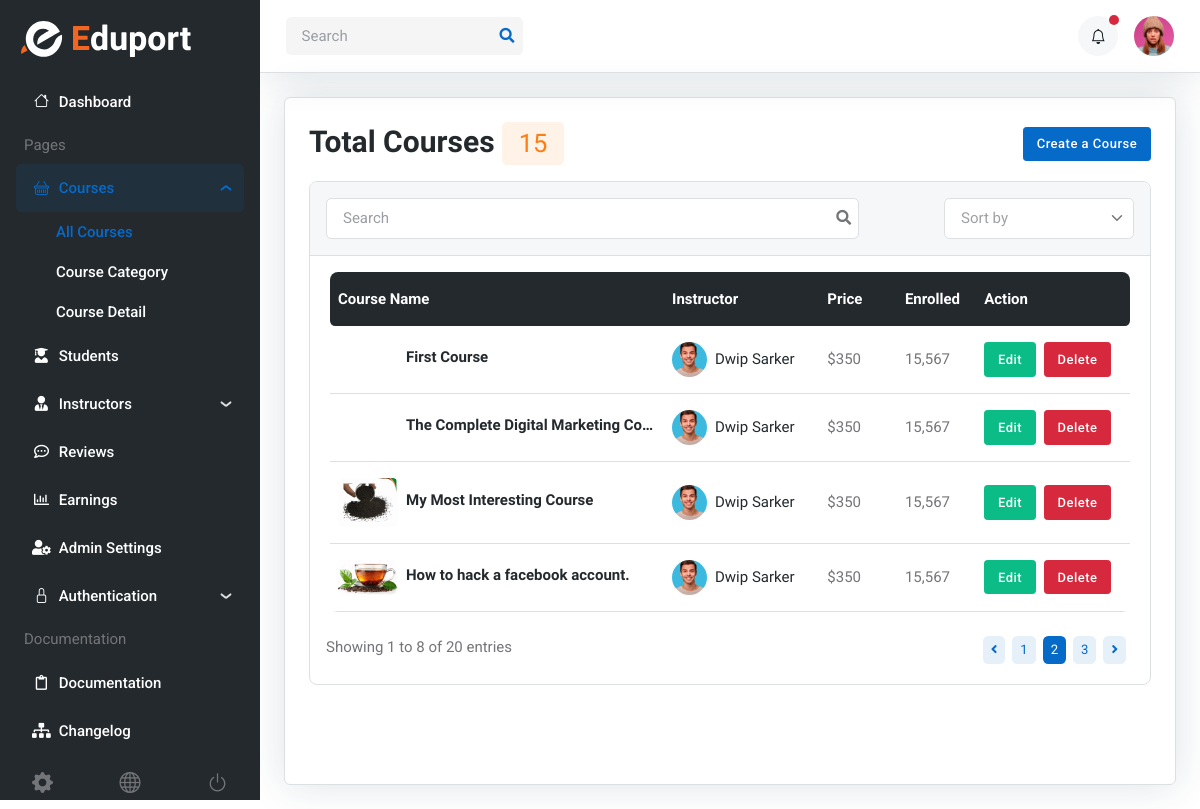
/admin/all_courses.php, run on an earlier commit of the app's database.
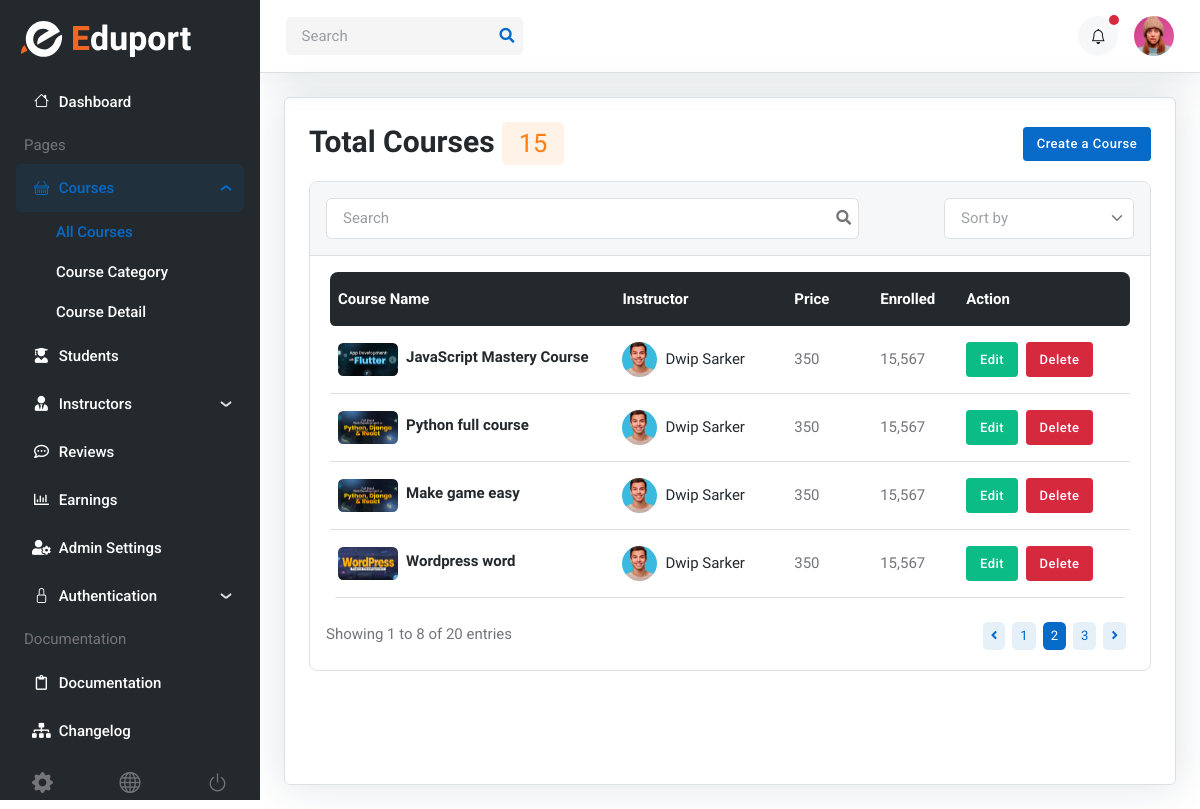
And on a later commit of the database.
### tables this page shows
CREATE TABLE `courses` (
  `id` bigint(20) NOT NULL,
  `title` varchar(255) NOT NULL,
  `short_desc` text NOT NULL,
  `description` text NOT NULL,
  `thumbnail` varchar(255) NOT NULL,
  `duration` varchar(255) NOT NULL,
  `instructor` int(11) NOT NULL,
  `price` varchar(255) NOT NULL,
  `created_at` datetime NOT NULL DEFAULT current_timestamp(),
  `updated_at` datetime NOT NULL DEFAULT current_timestamp() ON UPDATE current_timestamp()
);

### includes/get_courses.php (called while the page is built, shortened)
<?php
function get_courses($conn)
{
  $sql = "SELECT * FROM courses";
  if ($result = $conn->query($sql)) {
    $courses = [];
    while ($row = $result->fetch_assoc()) {
      $courses[] = $row;
    }
    return $courses;
  } else {
    echo "Error: " . $conn->error;
    return [];
  }
}

### admin/all_courses.php (the view, shortened to what this page needs)
<?php
include('../includes/db.php');
include('../includes/get_courses.php');
?>
<div class="page-content-wrapper border">
  <div class="row mb-3">
    <div class="col-12 d-sm-flex justify-content-between align-items-center">
      <h1 class="h3 mb-2 mb-sm-0">Total Courses <span class="badge bg-orange bg-opacity-10 text-orange">15</span></h1>
      <a href="create_course.php" class="btn btn-sm btn-primary mb-0">Create a Course</a>
    </div>
  </div>
  <div class="card bg-transparent border">
    <div class="card-header bg-light border-bottom">
      <div class="row g-3 align-items-center justify-content-between">
        <div class="col-md-8">
          <form class="rounded position-relative">
            <input class="form-control bg-body" type="search" placeholder="Search" aria-label="Search">
            <button class="bg-transparent p-2 position-absolute top-50 end-0 translate-middle-y border-0 text-primary-hover text-reset" type="submit">
              <i class="fas fa-search fs-6 "></i>
            </button>
          </form>
        </div>
        <div class="col-md-3">
          <form>
            <select class="form-select js-choice border-0 z-index-9" aria-label=".form-select-sm">
              <option value="">Sort by</option>
            </select>
          </form>
        </div>
      </div>
    </div>
    <div class="card-body">
      <div class="table-responsive border-0 rounded-3">
        <table class="table table-dark-gray align-middle p-4 mb-0 table-hover">
          <thead>
            <tr>
              <th scope="col" class="border-0 rounded-start" style="width: 30%;">Course Name</th>
              <th scope="col" class="border-0" style="width: 20%;">Instructor</th>
              <th scope="col" class="border-0" style="width: 10%;">Price</th>
              <th scope="col" class="border-0" style="width: 10%;">Enrolled</th>
              <th scope="col" class="border-0 rounded-end" style="width: 20%;">Action</th>
            </tr>
          </thead>
          <tbody>
            <?php
            $courses = get_courses($conn);
            foreach ($courses as $course): ?>
              <tr>
                <td>
                  <div class="d-flex align-items-center position-relative">
                    <div class="w-60px">
                      <img src="../uploads/img/thumbnails/<?= htmlspecialchars($course['thumbnail']) ?>" class="rounded" alt="">
                    </div>
                    <h6 class="table-responsive-title mb-0 ms-2">
                      <a href="#" class="stretched-link d-inline-block text-truncate" style="max-width: 250px;"><?= htmlspecialchars($course['title']) ?></a>
                    </h6>
                  </div>
                </td>
                <td>
                  <div class="d-flex align-items-center">
                    <div class="avatar avatar-xs flex-shrink-0">
                      <img class="avatar-img rounded-circle" src="../assets/images/avatar/08.jpg" alt="avatar">
                    </div>
                    <div class="ms-2">
                      <h6 class="mb-0 fw-light">Dwip Sarker</h6>
                    </div>
                  </div>
                </td>
                <td><?= htmlspecialchars($course['price']) ?></td>
                <td> 15,567</td>
                <td>
                  <a href="#" class="btn btn-sm btn-success me-1 mb-1 mb-md-0">Edit</a>
                  <button class="btn btn-sm btn-danger mb-0">Delete</button>
                </td>
              </tr>
            <?php endforeach; ?>
          </tbody>
        </table>
      </div>
    </div>
    <div class="card-footer bg-transparent pt-0">
      <div class="d-sm-flex justify-content-sm-between align-items-sm-center">
        <p class="mb-0 text-center text-sm-start">Showing 1 to 8 of 20 entries</p>
        <nav class="d-flex justify-content-center mb-0" aria-label="navigation">
          <ul class="pagination pagination-sm pagination-primary-soft d-inline-block d-md-flex rounded mb-0">
            <li class="page-item mb-0"><a class="page-link" href="#" tabindex="-1"><i class="fas fa-angle-left"></i></a></li>
            <li class="page-item mb-0"><a class="page-link" href="#">1</a></li>
            <li class="page-item mb-0 active"><a class="page-link" href="#">2</a></li>
            <li class="page-item mb-0"><a class="page-link" href="#">3</a></li>
            <li class="page-item mb-0"><a class="page-link" href="#"><i class="fas fa-angle-right"></i></a></li>
          </ul>
        </nav>
      </div>
    </div>
  </div>
</div>
<?php
$content = ob_get_clean();
include('../layouts/admin.php');
?>

### layouts/admin.php (shortened to what this page needs)
<!DOCTYPE html>
<html lang="en">
<head>
    <link rel="stylesheet" type="text/css" href="../assets/vendor/font-awesome/css/all.min.css">
    <link rel="stylesheet" type="text/css" href="../assets/vendor/bootstrap-icons/bootstrap-icons.css">
    <link rel="stylesheet" type="text/css" href="../assets/vendor/choices/css/choices.min.css">
    <link rel="stylesheet" type="text/css" href="../assets/vendor/glightbox/css/glightbox.css">
    <link rel="stylesheet" type="text/css" href="../assets/vendor/quill/css/quill.snow.css">
    <link rel="stylesheet" type="text/css" href="../assets/vendor/stepper/css/bs-stepper.min.css">
    <link rel="stylesheet" type="text/css" href="../assets/vendor/overlay-scrollbar/css/overlayscrollbars.min.css">
    <link rel="stylesheet" type="text/css" href="../assets/css/style.css">
</head>
<body>
    <main>
        <nav class="navbar sidebar navbar-expand-xl navbar-dark bg-dark">
            <div class="d-flex align-items-center">
                <a class="navbar-brand" href="index-2.html">
                    <img class="navbar-brand-item" src="../assets/images/logo-light.svg" alt="">
                </a>
            </div>
            <div class="offcanvas offcanvas-start flex-row custom-scrollbar h-100" data-bs-backdrop="true" tabindex="-1" id="offcanvasSidebar">
                <div class="offcanvas-body sidebar-content d-flex flex-column bg-dark">
                    <ul class="navbar-nav flex-column" id="navbar-sidebar">
                        <li class="nav-item"><a href="admin-dashboard.html" class="nav-link"><i class="bi bi-house fa-fw me-2"></i>Dashboard</a></li>
                        <li class="nav-item ms-2 my-2">Pages</li>
                        <li class="nav-item">
                            <a class="nav-link" data-bs-toggle="collapse" href="#collapsepage" role="button" aria-expanded="true" aria-controls="collapsepage">
                                <i class="bi bi-basket fa-fw me-2"></i>Courses
                            </a>
                            <ul class="nav collapse flex-column show" id="collapsepage" data-bs-parent="#navbar-sidebar">
                                <li class="nav-item"> <a class="nav-link active" href="../admin/all_courses.php">All Courses</a></li>
                                <li class="nav-item"> <a class="nav-link" href="admin-course-category.html">Course Category</a></li>
                                <li class="nav-item"> <a class="nav-link" href="admin-course-detail.html">Course Detail</a></li>
                            </ul>
                        </li>
                        <li class="nav-item"> <a class="nav-link" href="admin-student-list.html"><i class="fas fa-user-graduate fa-fw me-2"></i>Students</a></li>
                        <li class="nav-item">
                            <a class="nav-link" data-bs-toggle="collapse" href="#collapseinstructors" role="button" aria-expanded="false" aria-controls="collapseinstructors">
                                <i class="fas fa-user-tie fa-fw me-2"></i>Instructors
                            </a>
                        </li>
                        <li class="nav-item"> <a class="nav-link" href="admin-review.html"><i class="far fa-comment-dots fa-fw me-2"></i>Reviews</a></li>
                        <li class="nav-item"> <a class="nav-link" href="admin-earning.html"><i class="far fa-chart-bar fa-fw me-2"></i>Earnings</a></li>
                        <li class="nav-item"> <a class="nav-link" href="admin-setting.html"><i class="fas fa-user-cog fa-fw me-2"></i>Admin Settings</a></li>
                        <li class="nav-item">
                            <a class="nav-link" data-bs-toggle="collapse" href="#collapseauthentication" role="button" aria-expanded="false" aria-controls="collapseauthentication">
                                <i class="bi bi-lock fa-fw me-2"></i>Authentication
                            </a>
                        </li>
                        <li class="nav-item ms-2 my-2">Documentation</li>
                        <li class="nav-item"> <a class="nav-link" href="docs/index.html"><i class="far fa-clipboard fa-fw me-2"></i>Documentation</a></li>
                        <li class="nav-item"> <a class="nav-link" href="docs/changelog.html"><i class="fas fa-sitemap fa-fw me-2"></i>Changelog</a></li>
                    </ul>
                    <div class="px-3 mt-auto pt-3">
                        <div class="d-flex align-items-center justify-content-between text-primary-hover">
                            <a class="h5 mb-0 text-body" href="admin-setting.html" data-bs-toggle="tooltip" data-bs-placement="top" title="Settings">
                                <i class="bi bi-gear-fill"></i>
                            </a>
                            <a class="h5 mb-0 text-body" href="index-2.html" data-bs-toggle="tooltip" data-bs-placement="top" title="Home">
                                <i class="bi bi-globe"></i>
                            </a>
                            <a class="h5 mb-0 text-body" href="sign-in.html" data-bs-toggle="tooltip" data-bs-placement="top" title="Sign out">
                                <i class="bi bi-power"></i>
                            </a>
                        </div>
                    </div>
                </div>
            </div>
        </nav>
        <div class="page-content">
            <nav class="navbar top-bar navbar-light border-bottom py-0 py-xl-3">
                <div class="container-fluid p-0">
                    <div class="d-flex align-items-center w-100">
                        <div class="navbar-expand-lg ms-auto ms-xl-0">
                            <div class="collapse navbar-collapse w-100" id="navbarTopContent">
                                <div class="nav my-3 my-xl-0 flex-nowrap align-items-center">
                                    <div class="nav-item w-100">
                                        <form class="position-relative">
                                            <input class="form-control pe-5 bg-secondary bg-opacity-10 border-0" type="search" placeholder="Search" aria-label="Search">
                                            <button class="bg-transparent px-2 py-0 border-0 position-absolute top-50 end-0 translate-middle-y" type="submit"><i class="fas fa-search fs-6 text-primary"></i></button>
                                        </form>
                                    </div>
                                </div>
                            </div>
                        </div>
                        <div class="ms-xl-auto">
                            <ul class="navbar-nav flex-row align-items-center">
                                <li class="nav-item ms-2 ms-md-3 dropdown">
                                    <a class="btn btn-light btn-round mb-0" href="#" role="button" data-bs-toggle="dropdown" aria-expanded="false" data-bs-auto-close="outside">
                                        <i class="bi bi-bell fa-fw"></i>
                                    </a>
                                    <span class="notif-badge animation-blink"></span>
                                </li>
                                <li class="nav-item ms-2 ms-md-3 dropdown">
                                    <a class="avatar avatar-sm p-0" href="#" id="profileDropdown" role="button" data-bs-auto-close="outside" data-bs-display="static" data-bs-toggle="dropdown" aria-expanded="false">
                                        <img class="avatar-img rounded-circle" src="../assets/images/avatar/01.jpg" alt="avatar">
                                    </a>
                                </li>
                            </ul>
                        </div>
                    </div>
                </div>
            </nav>
            <div>
                <?php echo $content; ?>
            </div>
        </div>
    </main>
</body>
</html>

What changed in the data, as far as the page shows it:
removed courses: title "First Course", price "$350"
removed courses: title "The Complete Digital Marketing Co…", price "$350"
removed courses: thumbnail (picture), title "My Most Interesting Course", price "$350"
removed courses: thumbnail (picture), title "How to hack a facebook account.", price "$350"
added courses: thumbnail (picture), title "JavaScript Mastery Course", price "350"
added courses: thumbnail (picture), title "Python full course", price "350"
added courses: thumbnail (picture), title "Make game easy", price "350"
added courses: thumbnail (picture), title "Wordpress word", price "350"
